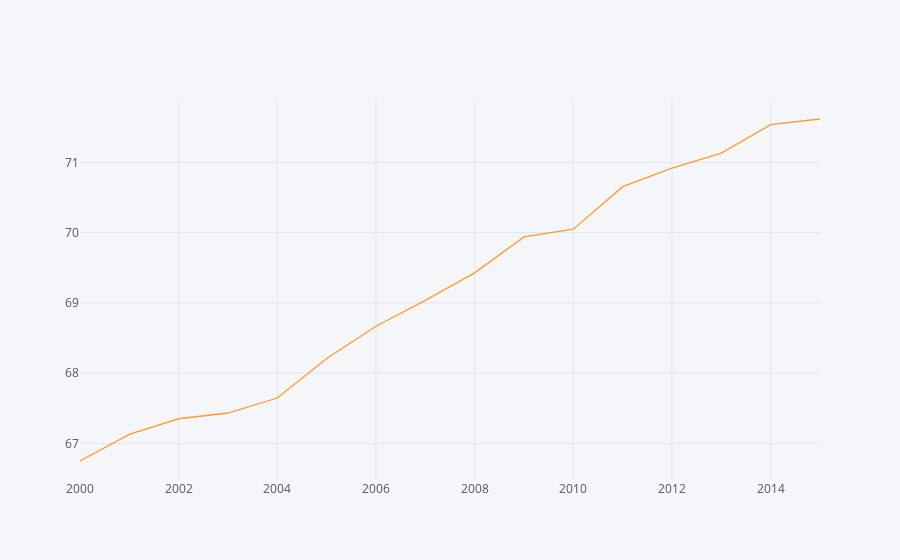

Notebook code cell kept with this figure:
### Markdown cell above
# Data Visualisation

### Code cell
plt.figure(figsize=(7,7))
arr = data.groupby('Year').mean()['Life expectancy ']
arr.iplot()

### Figure 1 — Plotly figure (JSON) as saved in the notebook; plotly's stock layout.template omitted (floating-point values rounded to 4 significant figures)
{"data": [{"line": {"color": "rgba(255, 153, 51, 1.0)", "dash": "solid", "shape": "linear", "width": 1.3}, "mode": "lines", "name": "Life expectancy ", "text": "", "type": "scatter", "x": [2000, 2001, 2002, 2003, 2004, 2005, 2006, 2007, 2008, 2009, 2010, 2011, 2012, 2013, 2014, 2015], "y": [66.75, 67.13, 67.35, 67.43, 67.65, 68.21, 68.67, 69.04, 69.43, 69.94, 70.05, 70.65, 70.92, 71.13, 71.54, 71.62]}], "layout": {"legend": {"bgcolor": "#F5F6F9", "font": {"color": "#4D5663"}}, "paper_bgcolor": "#F5F6F9", "plot_bgcolor": "#F5F6F9", "title": {"font": {"color": "#4D5663"}}, "xaxis": {"gridcolor": "#E1E5ED", "showgrid": true, "tickfont": {"color": "#4D5663"}, "title": {"font": {"color": "#4D5663"}, "text": ""}, "zerolinecolor": "#E1E5ED"}, "yaxis": {"gridcolor": "#E1E5ED", "showgrid": true, "tickfont": {"color": "#4D5663"}, "title": {"font": {"color": "#4D5663"}, "text": ""}, "zerolinecolor": "#E1E5ED"}}}
